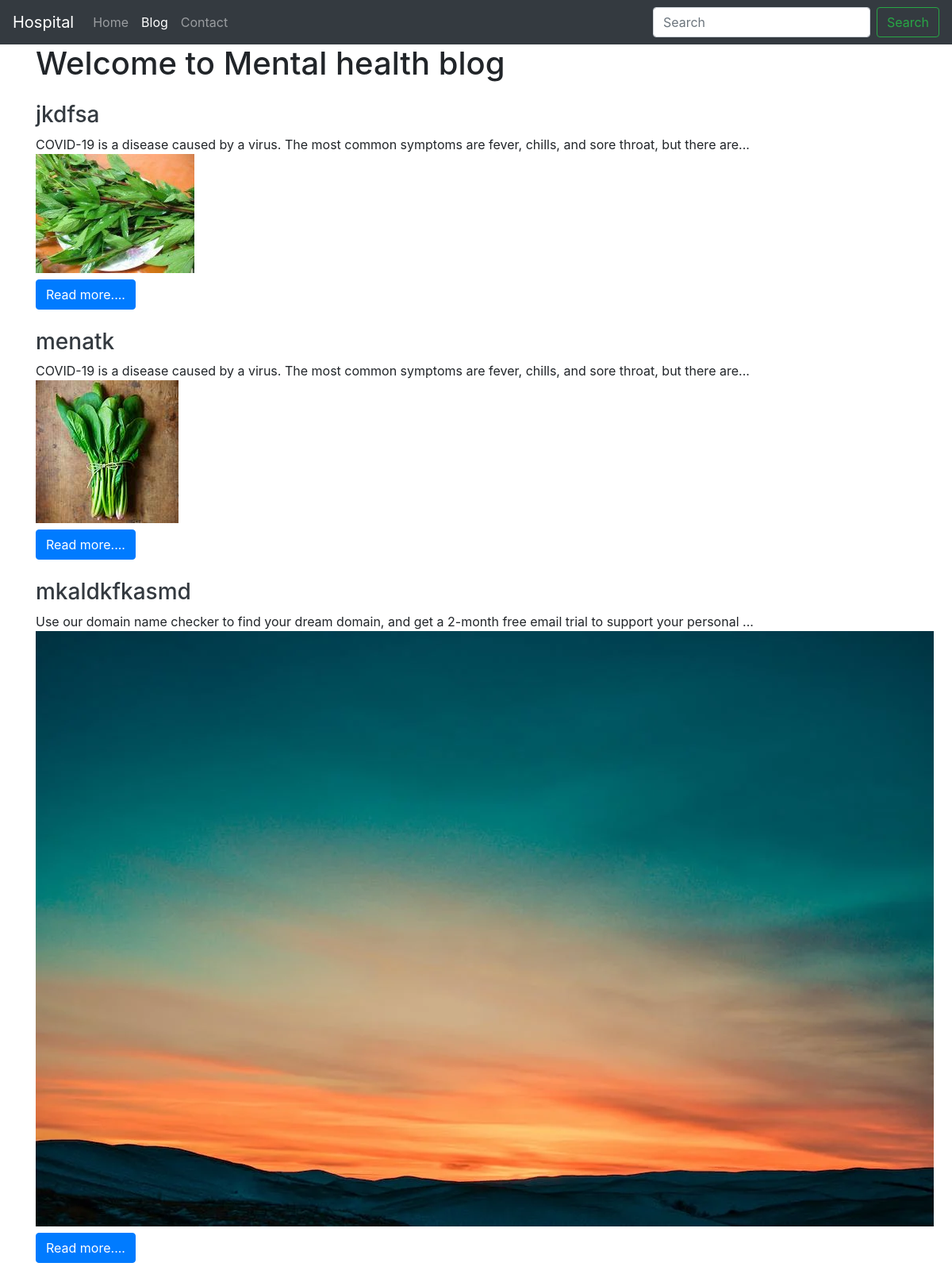
/mentalhealth/, run on the app's committed database.
### home/models.py (models this page shows, shortened)
class Mentalhealth(models.Model):
    sno = models.AutoField(primary_key = True)
    title = models.CharField(max_length = 200)
    content = models.TextField()
    slug = models.CharField(max_length = 100)
    time = models.DateTimeField(auto_now_add = True)
    image = models.ImageField(upload_to="Mentalhealth/images", default="")

### home/views.py (the view)
# urls.py: path('mentalhealth/',views.mentalhealth,name='mentalhealth'),
def mentalhealth(request):
    mentalhealths = Mentalhealth.objects.all()
    context = {'mentalhealths': mentalhealths}
    return render(request, 'blogmentalhealth.html', context)

### templates/blogmentalhealth.html
{% extends 'base.html' %}
{% block blogactive %}active{% endblock blogactive %}
{% block body %}
<div class="container">
  <h1 class=""my-3">Welcome to Mental health blog</h1>
  {% for mentalhealth in mentalhealths %}
  <div class="my-4">
    <h3 class="text-dark"><a href="/mentalpost/{{mentalhealth.slug}}" class = "text-dark">{{mentalhealth.title}}</a></h3>
    <div class = "my-2">
    {{mentalhealth.content|slice:115}}...
       <div>
            <img src="{{ mentalhealth.image }}" alt="{{mentalhealth.title }}">
    </div>
    </div>
    <a href="/mentalpost/{{mentalhealth.slug}}" class = "text-dark"><button class="btn btn-primary">Read more....</button></a>
</div>
{% endfor %}
{% endblock body %}

### data on the page
Mentalhealth: title "jkdfsa", content "COVID-19 is a disease caused by a virus. The most common symptoms are fever, chills, and sore throat, but there are", image (picture)
Mentalhealth: title "menatk", content "COVID-19 is a disease caused by a virus. The most common symptoms are fever, chills, and sore throat, but there are", image (picture)
Mentalhealth: title "mkaldkfkasmd", content "Use our domain name checker to find your dream domain, and get a 2-month free email trial to support your personal", image (picture)
